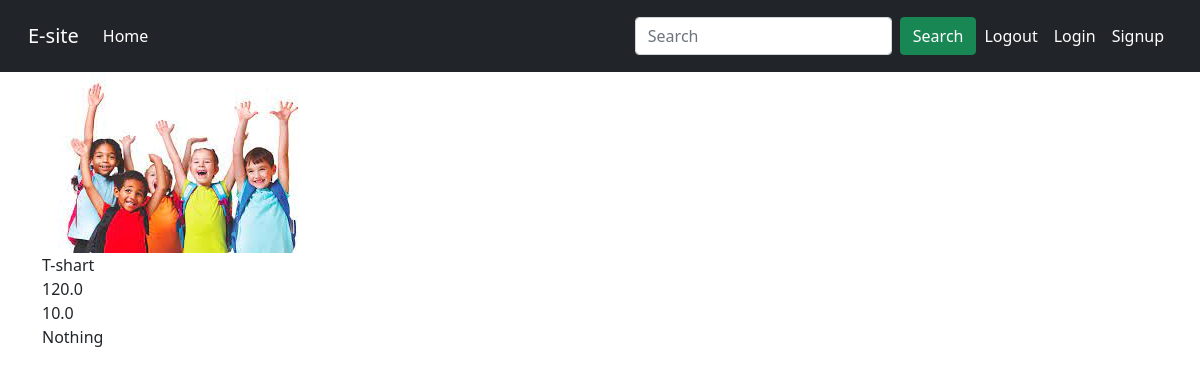
/1/, run on the app's committed database.
### shop/models/product.py (models this page shows, shortened)
class Product(models.Model):
    title = models.CharField(max_length=100)
    price = models.FloatField()
    discount_price = models.FloatField()
    jls_extract_var = Category
    category = models.ForeignKey(
        jls_extract_var, on_delete=models.CASCADE, default=1)
    description = models.CharField(
        max_length=200, default='', null=True, blank=True)
    image = models.ImageField(upload_to="uploads/products/")

### shop/views.py (the view)
# urls.py: path('<int:id>/', views.detail, name='detail'),
def detail(request, id):
    product_object = Product.objects.get(id=id)
    return render(request, 'shop/detail.html', {'product_object': product_object})

### shop/templates/shop/detail.html
{% extends "base.html"%} {% block content %}
<body>
  <div class="container">
    <div class="row">
      <div class="col-md-6">
        <div class="row">
          <div class="col-md-12">
            <img src="{{product_object.image.url}}" />
          </div>
        </div>
        <div class="row">
          <div class="col-md-12">{{product_object.title }}</div>
        </div>
        <div class="row">
          <div class="col-md-12">{{product_object.price }}</div>
        </div>
        <div class="row">
          <div class="col-md-12">{{product_object.discount_price }}</div>
        </div>
        <div class="row">
          <div class="col-md-12">{{product_object.description }}</div>
        </div>
      </div>
    </div>
  </div>
</body>
{% endblock %}

### data on the page
Product: image (picture), title "T-shart", price "120.0", discount_price "10.0", description "Nothing"
